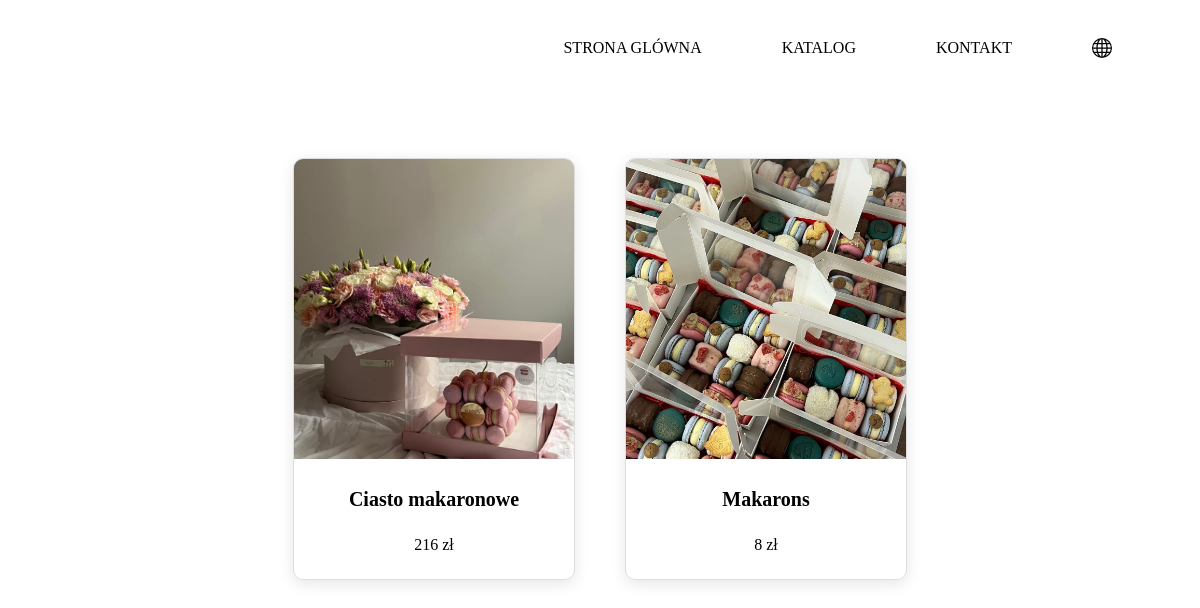
/category/2/items, run on the app's committed database.
### sql_app/product_model.py (models this page shows)
class Item(Base):
    __tablename__ = "items"
    id = Column(Integer, primary_key=True)
    name = Column(String, nullable=False)
    description = Column(String)
    price = Column(Integer, nullable=False)
    in_stock = Column(Boolean, default=True)
    images_id = Column(Integer)
    images_url = Column(String)
    innader_info = Column(String)
    name_rus = Column(String)
    description_rus = Column(String)
    innader_info_rus = Column(String)
    name_eng = Column(String)
    description_eng = Column(String)
    innader_info_eng = Column(String)
    category_id = Column(Integer, ForeignKey('categories.id'))
    category = relationship("Category", back_populates="items")

### sql_app/main.py (the view)
@app.get("/category/{cat_id}/items", tags=['all_in_one_category'], response_class=HTMLResponse)
async def read_one_by_category(request: Request, cat_id: int, db: Session = Depends(get_db)):
    only_one_category = crud.get_one_by_category(cat_id, db)
    if only_one_category is None:
        raise HTTPException(status_code=400, detail="Category not found ERROR")
    return templates.TemplateResponse(
        "one_categor.html", {"request": request, "name": "only_one_category", "only_one_category": only_one_category})

### templates/one_categor.html (shortened to what this page needs)
{% extends "base.html" %}
{% block content %}
    <div class="cat-cont">
        {% for one in only_one_category %}
    <div class="cat-c">
        <a href="/category/{{one.category_id}}/items/{{one.id}}">
            <img src="{{one.images_url}}{{one.images_id}}.jpg" alt="Product Image" class="cat-im">
        </a>
        <div class="cat-in">
            <a href="/category/{{one.category_id}}/items/{{one.id}}">
                <h2 class="cat-na">{{ one.name }}</h2>
            </a>
            {% if one.category_id == 1 %}
            <div class="cat-cena">
                1 кг    |    {{ one.price }} zł
            </div>
            {% else %}
            <div class="cat-cena">
                {{ one.price }} zł
            </div>
            {% endif %}
        </div>
    </div>
            {% endfor %}
    </div>
{% endblock %}

### static/categoria_card.css (style rules this page uses)
.cat-cont { display: flex; flex-wrap: wrap; gap: 50px; justify-content: center; margin: 70px 50px; }
.cat-c { text-align: center; box-sizing: border-box; border: 1px solid #ddd; border-radius: 10px; overflow: hidden; box-shadow: 0 4px 15px rgba(0, 0, 0, 0.1); transition: transform 0.3s; }
.cat-im { text-align: center; width: 280px; height: 300px; object-fit: cover; }
.cat-in { padding: 25px 15px; text-align: center; }
.cat-na { font-size: 1.25em; margin: 0; color: black; }
.cat-cena { padding-top: 25px; }
a { text-decoration: none; }

### data on the page
Item: images_url (picture), name "Ciasto makaronowe", price "216"
Item: images_url (picture), name "Makarons", price "8"
